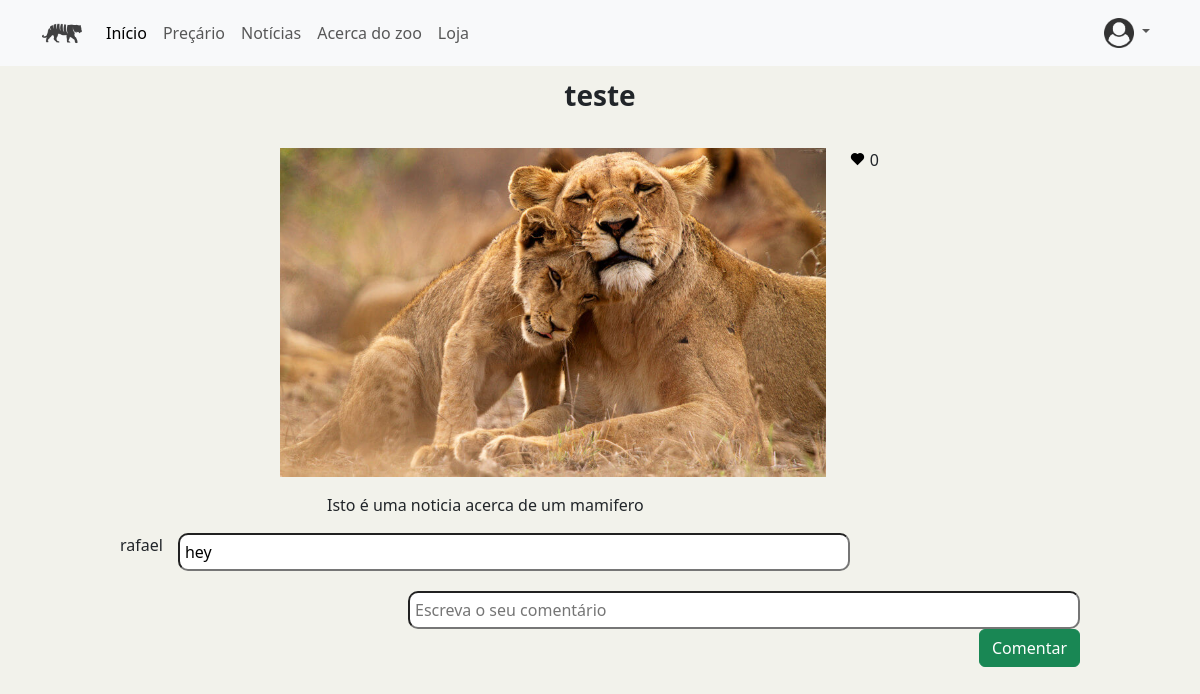
The page /noticia/3 on the database as committed earlier.
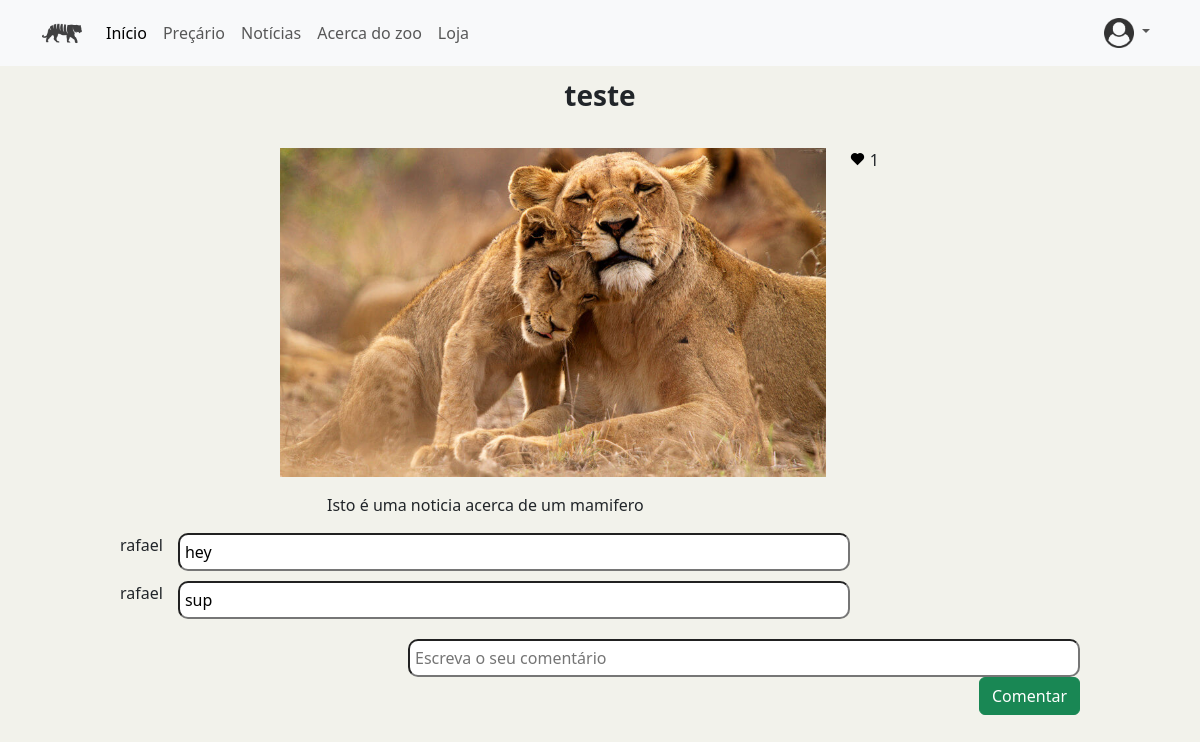
The same page on the database as committed later.
### ZOO_App/models.py (models this page shows)
class Comentario(models.Model):
    utilizador = models.ForeignKey(Utilizador, on_delete=models.DO_NOTHING)
    noticia = models.ForeignKey(Noticia, on_delete=models.CASCADE)
    data = models.DateField(default= datetime.now)
    comentario = models.CharField(max_length=200)

class Utilizador(models.Model):
    user = models.OneToOneField(User, on_delete=models.CASCADE)
    data_nascimento = models.DateField()
    morada = models.CharField(max_length=100)
    numero_contribuinte = models.IntegerField()

### ZOO_App/views.py (the view, shortened to what this page needs)
# urls.py: path('noticia/<int:noticia_id>',views.render_detalhe_noticia, name='detalhe_noticia'),
def render_detalhe_noticia(request, noticia_id):
    noticia = get_object_or_404(Noticia, pk=noticia_id)
    comments = Comentario.objects.filter(noticia=noticia)
    like_amount = len(UtilizadorNoticia_pk.objects.filter(noticia=noticia, like=True))
    return render(request, 'ZOO_App/detalhe_noticia.html', {'noticia': noticia, "comments": comments, "like_amount": like_amount})

### ZOO_App/templates/ZOO_App/detalhe_noticia.html (shortened to what this page needs)
{%extends "./index.html"%} {% block conteudo %} {% load static %}
<div class="container justify-content-center">
  <div class="row justify-content-center">
    <div class="col-auto">
      <p class="text-center fs-3 fw-bolder mt-2 d-inline-block">{{noticia.titulo}}</p>
    </div>
  </div>
  <div class="row justify-content-center mt-3">
    <div class="col-6">
      <img
        src="{{ noticia.imagem.url }}"
        alt="imagem da noticia '{{noticia.titulo}}'"
        class="mx-auto d-block" style="width: 100%"
      />
    </div>
    <div class="col-1">
      {% if request.user.is_authenticated and like %}
      <a
        href="{% url 'ZOO_App:remover_like' noticia.id %}"
        class="like"
        style="color: #000000; text-decoration: none"
      >
        <i class="bx bxs-heart" style="color: #ff0000"></i>
        {% else %}
        <i class="bx bxs-heart" style="color: #000000"></i>
        {% endif %} {{like_amount}}
    </div>
  </div>
  <div class="row justify-content-center mt-3">
    <div class="col-6">
      <p>{{noticia.descricao}}</p>
    </div>
  </div>
</div>
<div class="all-comments overflow-auto" style="margin-left: 10%; margin-right: 10%;">
  {% for item in comments %}
  <p class="user-name" style="float: left; margin-right: 15px;"> {{item.utilizador.user}} </p>
  <input type="textarea" class="comment-bubble" value="{{item.comentario}}" name="comment" readonly style="float: left;">
  <br><br>
  {% endfor%}
  <form action="{% url 'ZOO_App:addComentario' noticia.id %}" method="POST">
    <input type="textarea" class="comment-bubble" placeholder="Escreva o seu comentário" name="comment" style="float: right; margin-top: 10px;">
    <br><br>
    <input type="submit" name="submit" value="Comentar" class="btn btn-success" style="float: right; margin-bottom: 20px;">
  </form>
</div>
{% endblock %}

Rows that differ between the two databases and show on the page:
added Comentario: utilizador.user "rafael", comment "sup"
Other text that changed with them:
{{ like_amount }}: "0" → "1"
